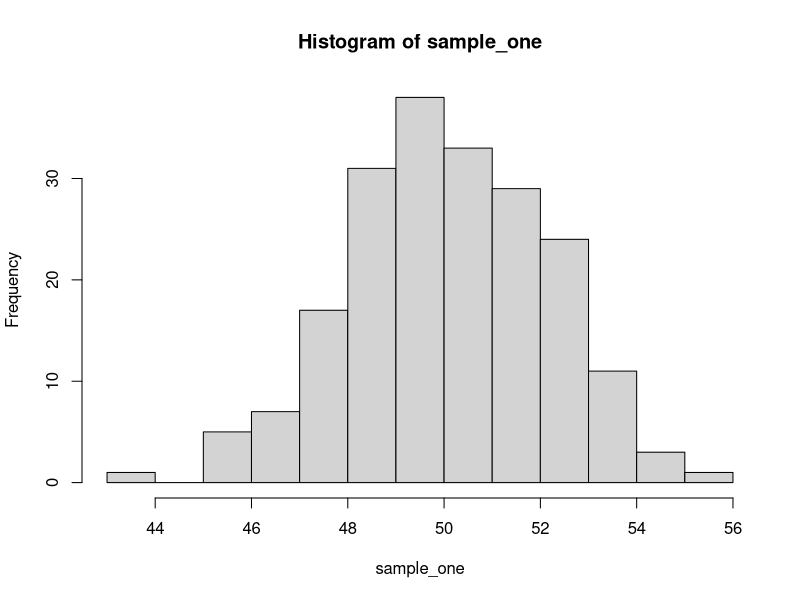
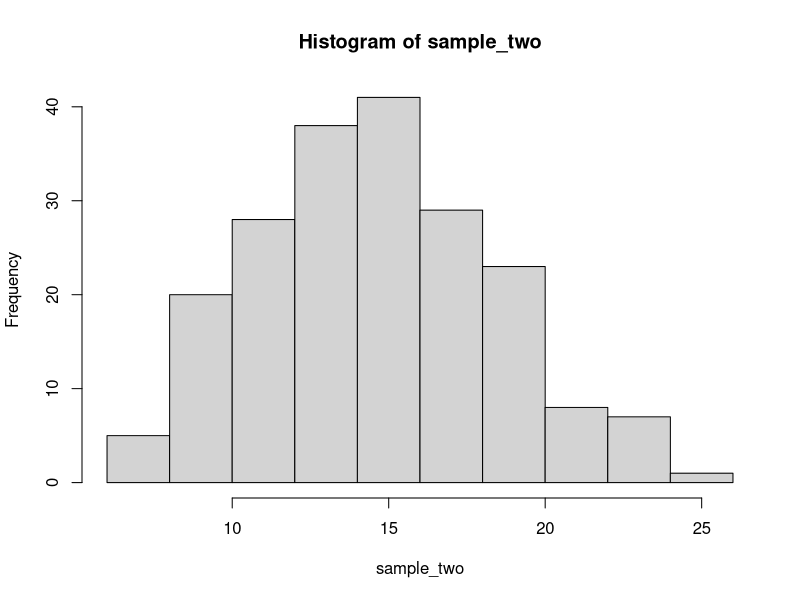

The R source for these figures, in order:
## ---- chunk 1
#First, let's make a data set with a normal distribution to use as a comparison later on. Remember, we want a large data set in order to run this test effectively.
sample_one <- rnorm(200, mean = 50, sd = 2) #making an arbitrary data set with the rnorm function to ensure normalcy
head(sample_one) #first 6 rows of our new data set
hist(sample_one) #visualizing the normal distribution with a histogram
## ---- chunk 2
sample_two <- rpois(200, 15) #using rpois() to randomize a large data set, keeping our size the same for simplicity
head(sample_two)
hist(sample_two)
## ---- chunk 3
# create matrix with 5 columns and 2 rows
data <- matrix(c(16,25,17,8,11, 14, 5, 13, 22, 19), nrow = 2, ncol = 5, byrow = TRUE)
 
# specify the column names and row names of matrix
colnames(data) <- c('A.marmorata ','C.fimbriata ','C.picta ','C.flavomarginata ', 'C.amboinensis')
rownames(data) <-  c('Cucumber','Lettuce')
 
# assign to table
final = as.table(data)
 
# display
final
## ---- chunk 4
final_new <- final
final_new <- rbind(final_new, 'Predictions' = list(18, 18, 18, 18, 18, 18))
final_new
